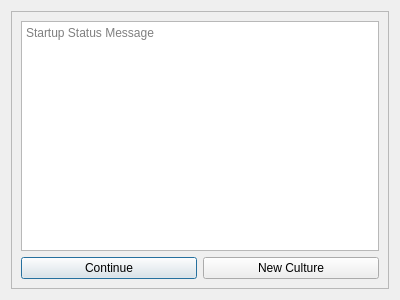
<?xml version="1.0" encoding="UTF-8"?>
<ui version="4.0">
 <class>Dialog</class>
 <widget class="QDialog" name="Dialog">
  <property name="geometry">
   <rect>
    <x>0</x>
    <y>0</y>
    <width>400</width>
    <height>300</height>
   </rect>
  </property>
  <property name="windowTitle">
   <string>Start Status</string>
  </property>
  <layout class="QGridLayout" name="gridLayout">
   <item row="0" column="0">
    <widget class="QFrame" name="frame">
     <property name="frameShape">
      <enum>QFrame::StyledPanel</enum>
     </property>
     <property name="frameShadow">
      <enum>QFrame::Raised</enum>
     </property>
     <layout class="QGridLayout" name="gridLayout_4">
      <item row="0" column="0">
       <layout class="QGridLayout" name="gridLayout_3">
        <item row="0" column="0">
         <widget class="QPlainTextEdit" name="plainTextEdit">
          <property name="readOnly">
           <bool>true</bool>
          </property>
          <property name="placeholderText">
           <string>Startup Status Message</string>
          </property>
         </widget>
        </item>
       </layout>
      </item>
      <item row="1" column="0">
       <layout class="QGridLayout" name="gridLayout_2">
        <item row="0" column="0">
         <widget class="QPushButton" name="start_status_continue_button">
          <property name="text">
           <string>Continue</string>
          </property>
          <property name="icon">
           <iconset resource="icons.qrc">
            <normaloff>:/images/images/004-home.png</normaloff>:/images/images/004-home.png</iconset>
          </property>
         </widget>
        </item>
        <item row="0" column="1">
         <widget class="QPushButton" name="start_status_new_culture_button">
          <property name="text">
           <string>New Culture</string>
          </property>
          <property name="icon">
           <iconset resource="icons.qrc">
            <normaloff>:/images/images/014-pencil.png</normaloff>:/images/images/014-pencil.png</iconset>
          </property>
          <property name="checkable">
           <bool>false</bool>
          </property>
          <property name="checked">
           <bool>false</bool>
          </property>
         </widget>
        </item>
       </layout>
      </item>
     </layout>
    </widget>
   </item>
  </layout>
 </widget>
 <resources>
  <include location="icons.qrc"/>
 </resources>
 <connections/>
</ui>
